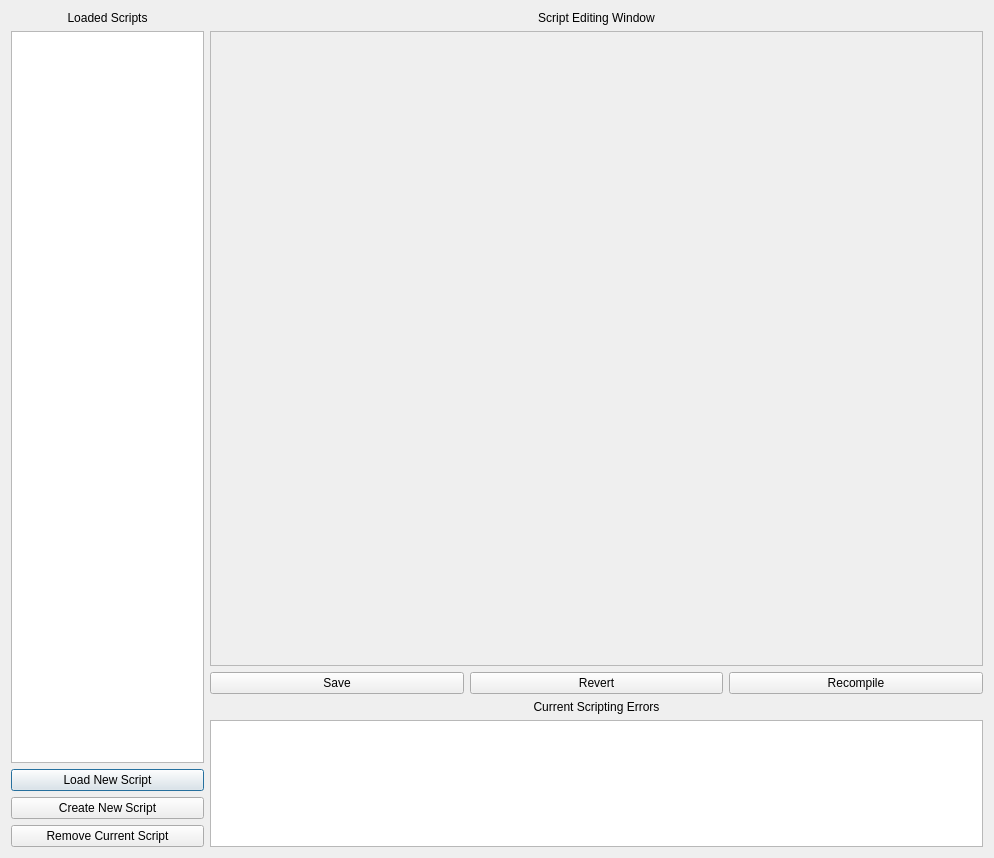
<?xml version="1.0" encoding="UTF-8"?>
<ui version="4.0">
 <class>ScriptingWindow</class>
 <widget class="QDialog" name="ScriptingWindow">
  <property name="geometry">
   <rect>
    <x>0</x>
    <y>0</y>
    <width>994</width>
    <height>858</height>
   </rect>
  </property>
  <property name="windowTitle">
   <string>Scripting Interface</string>
  </property>
  <layout class="QHBoxLayout" name="horizontalLayout" stretch="1,4">
   <item>
    <layout class="QVBoxLayout" name="verticalLayout_2">
     <item>
      <widget class="QLabel" name="label">
       <property name="text">
        <string>Loaded Scripts</string>
       </property>
       <property name="alignment">
        <set>Qt::AlignCenter</set>
       </property>
      </widget>
     </item>
     <item>
      <widget class="QListWidget" name="listLoadedScripts"/>
     </item>
     <item>
      <widget class="QPushButton" name="btnLoadScript">
       <property name="text">
        <string>Load New Script</string>
       </property>
      </widget>
     </item>
     <item>
      <widget class="QPushButton" name="btnNewScript">
       <property name="text">
        <string>Create New Script</string>
       </property>
      </widget>
     </item>
     <item>
      <widget class="QPushButton" name="btnRemoveScript">
       <property name="text">
        <string>Remove Current Script</string>
       </property>
      </widget>
     </item>
    </layout>
   </item>
   <item>
    <layout class="QVBoxLayout" name="verticalLayout" stretch="0,5,0,0,1">
     <item>
      <widget class="QLabel" name="label_2">
       <property name="text">
        <string>Script Editing Window</string>
       </property>
       <property name="alignment">
        <set>Qt::AlignCenter</set>
       </property>
      </widget>
     </item>
     <item>
      <widget class="QTextEdit" name="txtScriptSource">
       <property name="enabled">
        <bool>false</bool>
       </property>
      </widget>
     </item>
     <item>
      <layout class="QHBoxLayout" name="horizontalLayout_2">
       <item>
        <widget class="QPushButton" name="btnSaveScript">
         <property name="text">
          <string>Save</string>
         </property>
        </widget>
       </item>
       <item>
        <widget class="QPushButton" name="btnRevertScript">
         <property name="text">
          <string>Revert</string>
         </property>
        </widget>
       </item>
       <item>
        <widget class="QPushButton" name="btnRecompile">
         <property name="text">
          <string>Recompile</string>
         </property>
        </widget>
       </item>
      </layout>
     </item>
     <item>
      <widget class="QLabel" name="label_3">
       <property name="text">
        <string>Current Scripting Errors</string>
       </property>
       <property name="alignment">
        <set>Qt::AlignCenter</set>
       </property>
      </widget>
     </item>
     <item>
      <widget class="QListWidget" name="listErrors"/>
     </item>
    </layout>
   </item>
  </layout>
 </widget>
 <resources/>
 <connections/>
</ui>
